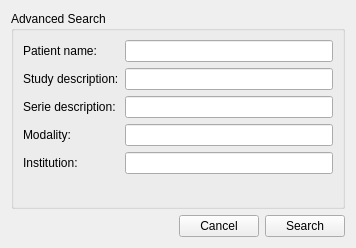
<?xml version="1.0" encoding="UTF-8"?>
<ui version="4.0">
 <class>ImportSearch</class>
 <widget class="QWidget" name="ImportSearch">
  <property name="geometry">
   <rect>
    <x>0</x>
    <y>0</y>
    <width>356</width>
    <height>248</height>
   </rect>
  </property>
  <property name="windowTitle">
   <string>Form</string>
  </property>
  <property name="windowIcon">
   <iconset resource="resources.qrc">
    <normaloff>:/static/default/icon/22x22/moonstone.png</normaloff>:/static/default/icon/22x22/moonstone.png</iconset>
  </property>
  <layout class="QVBoxLayout" name="verticalLayout">
   <item>
    <widget class="QGroupBox" name="groupBox">
     <property name="title">
      <string>Advanced Search</string>
     </property>
     <property name="flat">
      <bool>false</bool>
     </property>
     <property name="checkable">
      <bool>false</bool>
     </property>
     <layout class="QFormLayout" name="formLayout">
      <property name="fieldGrowthPolicy">
       <enum>QFormLayout::AllNonFixedFieldsGrow</enum>
      </property>
      <item row="0" column="0">
       <widget class="QLabel" name="label">
        <property name="text">
         <string>Patient name:</string>
        </property>
       </widget>
      </item>
      <item row="0" column="1">
       <widget class="QLineEdit" name="patientName"/>
      </item>
      <item row="1" column="0">
       <widget class="QLabel" name="label_2">
        <property name="text">
         <string>Study description:</string>
        </property>
       </widget>
      </item>
      <item row="2" column="0">
       <widget class="QLabel" name="label_3">
        <property name="text">
         <string>Serie description:</string>
        </property>
       </widget>
      </item>
      <item row="3" column="0">
       <widget class="QLabel" name="label_5">
        <property name="text">
         <string>Modality:</string>
        </property>
       </widget>
      </item>
      <item row="4" column="0">
       <widget class="QLabel" name="label_4">
        <property name="text">
         <string>Institution:</string>
        </property>
       </widget>
      </item>
      <item row="1" column="1">
       <widget class="QLineEdit" name="studyDescription"/>
      </item>
      <item row="2" column="1">
       <widget class="QLineEdit" name="serieDescription"/>
      </item>
      <item row="3" column="1">
       <widget class="QLineEdit" name="modality"/>
      </item>
      <item row="4" column="1">
       <widget class="QLineEdit" name="institution"/>
      </item>
     </layout>
    </widget>
   </item>
   <item>
    <layout class="QHBoxLayout" name="horizontalLayout">
     <property name="sizeConstraint">
      <enum>QLayout::SetDefaultConstraint</enum>
     </property>
     <item>
      <spacer name="horizontalSpacer">
       <property name="orientation">
        <enum>Qt::Horizontal</enum>
       </property>
       <property name="sizeHint" stdset="0">
        <size>
         <width>40</width>
         <height>20</height>
        </size>
       </property>
      </spacer>
     </item>
     <item>
      <widget class="QPushButton" name="cancelButton">
       <property name="text">
        <string>Cancel</string>
       </property>
       <property name="icon">
        <iconset resource="resources.qrc">
         <normaloff>:/static/default/icon/22x22/dialog-close.png</normaloff>:/static/default/icon/22x22/dialog-close.png</iconset>
       </property>
      </widget>
     </item>
     <item>
      <widget class="QPushButton" name="searchButton">
       <property name="text">
        <string>Search</string>
       </property>
       <property name="icon">
        <iconset resource="resources.qrc">
         <normaloff>:/static/default/icon/22x22/page-region.png</normaloff>:/static/default/icon/22x22/page-region.png</iconset>
       </property>
      </widget>
     </item>
    </layout>
   </item>
  </layout>
 </widget>
 <resources>
  <include location="resources.qrc"/>
 </resources>
 <connections/>
</ui>
